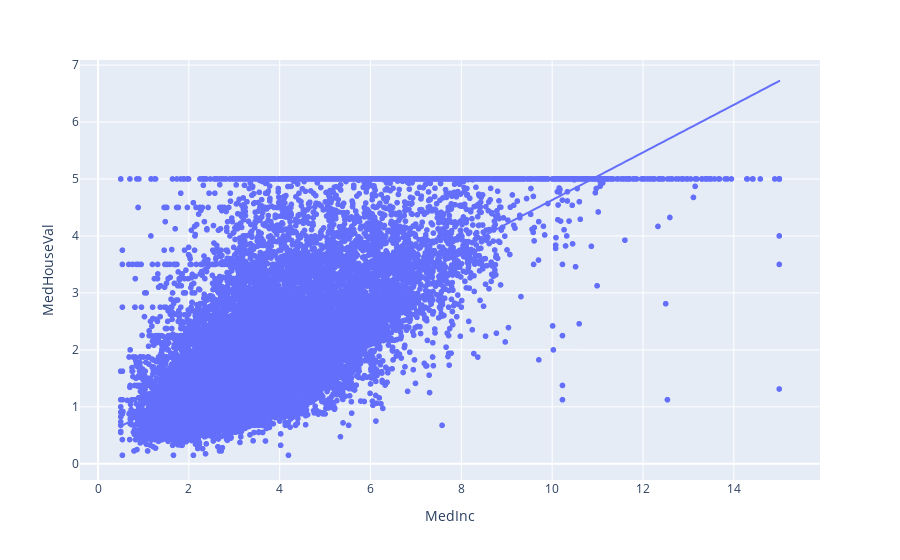

Notebook source saved alongside this figure:
### Markdown cell above
It tells me, that people prefer to live in Latitudes lower than 40.5

### Code cell
import plotly.express as px
import statsmodels

fig2 = px.scatter(df, x="MedInc", y="MedHouseVal", trendline="ols")
fig2.show()

### Figure 1 — Plotly figure (JSON) as saved in the notebook; plotly's stock layout.template omitted (floating-point values rounded to 4 significant figures; data arrays with more than 128 entries replaced by an {"elided": "..."} marker saying what was removed)
{"data": [{"hovertemplate": "MedInc=%{x}<br>MedHouseVal=%{y}<extra></extra>", "legendgroup": "", "marker": {"color": "#636efa", "symbol": "circle"}, "mode": "markers", "name": "", "showlegend": false, "type": "scattergl", "x": {"elided": "20640 float values"}, "xaxis": "x", "y": {"elided": "20640 float values"}, "yaxis": "y"}, {"hovertemplate": "<b>OLS trendline</b><br>MedHouseVal = 0.417938 * MedInc + 0.450856<br>R<sup>2</sup>=0.473447<br><br>MedInc=%{x}<br>MedHouseVal=%{y} <b>(trend)</b><extra></extra>", "legendgroup": "", "marker": {"color": "#636efa", "symbol": "circle"}, "mode": "lines", "name": "", "showlegend": false, "type": "scattergl", "x": {"elided": "20640 float values"}, "xaxis": "x", "y": {"elided": "20640 float values"}, "yaxis": "y"}], "layout": {"legend": {"tracegroupgap": 0}, "margin": {"t": 60}, "xaxis": {"anchor": "y", "domain": [0, 1], "title": {"text": "MedInc"}}, "yaxis": {"anchor": "x", "domain": [0, 1], "title": {"text": "MedHouseVal"}}}}
